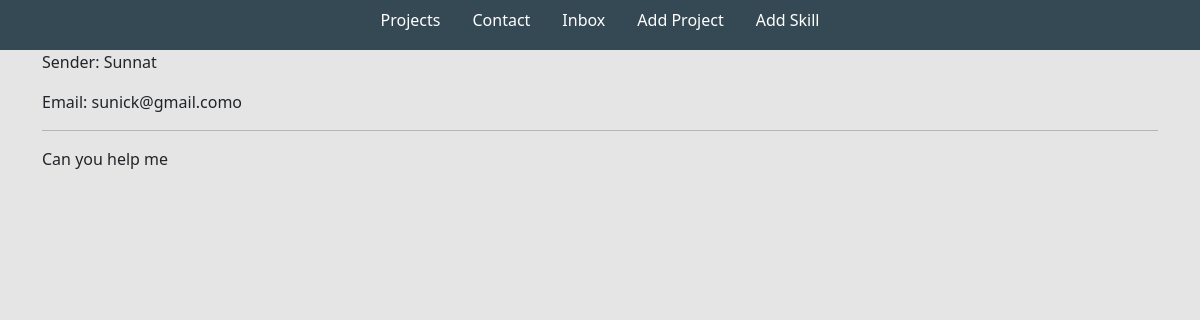
The app's page /message/1d9c8f50-5fd9-438b-b7b2-10a759c4eb20/ (signed in) with its own data.
### base/models.py (models this page shows, shortened)
class Message(models.Model):
    name = models.CharField(max_length=200,null=True)
    email = models.CharField(max_length=200,null=True)
    subject = models.CharField(max_length=200,null=True)
    body = models.TextField()
    is_read = models.BooleanField(default=False)
    created = models.DateTimeField(auto_now_add=True)
    id = models.UUIDField(default=uuid.uuid4, unique=True,primary_key=True, editable=False)

### base/views.py (the view)
# urls.py: path('message/<str:pk>/', views.messagePage, name="message"),
def messagePage(request,pk):
    message = Message.objects.get(id=pk)
    message.is_read = True
    message.save()
    context = {
        'message':message,
    }
    return render(request, 'base/message.html', context)

### base/templates/base/message.html
{% extends 'base/main.html' %}
{% load static %}
{% block content %}
<div class="container">
    <p>Sender: {{message.name}}</p>
    <p>Email: {{message.email}}</p>
    <hr>
    <p>{{message.body}}</p>
</div>
{% endblock %}

### static/styles/main.css (style rules this page uses)
body { background-color: #e5e5e5; }

### records on screen
Message: name "Sunnat", email "sunick@gmail.como", body "Can you help me"
